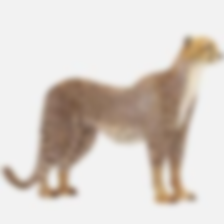
#> input picture image_classification/data_augmented/train/acinonyx-jubatus/acinonyx-jubatus_0_052c1ab_1.png, 224 x 224 px, given as the content of the folder data/, which was not available
$ python augment.py
#> lines starting #> are read from the running program, lines starting #| are printed output that depends on the picture; after the words box and inside, x2 and y2 are one past the last pixel; in counts of white or black regions, pixels touching at a corner belong together; pictures that were not available may be replaced by others from this repository, and a replacement may not be noted
"""
See https://github.com/imjeffhi4/pokemon-classifier/blob/main/data_collection/augment_data.ipynb
"""

import os
import random
from typing import Tuple
import cv2
import numpy as np
from PIL import Image, ImageOps, ImageFilter
from tqdm import tqdm


def gaussian_blur(image: Image, radius_range: Tuple[int, int] = (1, 5)) -> Image:
    """
    Adds a Gaussian Blur effect to the image using a randomly picked Standard deviation for the Gaussian kernel.

    :param image: image to modify
    :param radius_range: tuple of (lower limit, upper limit) of the Gaussian kernel Standard deviation to pick from
    :return: modified image
    """
    radius = random.randint(*radius_range)
    return image.filter(ImageFilter.GaussianBlur(radius=radius))


def rotate(image: Image, max_deg: int = 30) -> Image:
    """
    Adds a randomly picked rotation effect of up to max_deg degrees clockwise/counterclockwise.

    :param image: image to modify
    :param max_deg: maximum degree to rotate the image by
    :return: modified image
    """
    degree = random.choice(list(range(0, max_deg)) + list(range(360, 360 - max_deg)))
    return image.rotate(degree)


def mirror(image: Image) -> Image:
    """
    Mirrors the image horizontally.

    :param image: image to modify
    :return: modified image
    """
    return ImageOps.mirror(image)


def quantizing(image):
    """
    Effectively reduces the number of colors in an image by the shift_amount
    See https://github.com/imjeffhi4/pokemon-classifier/blob/main/data_collection/augment_data.ipynb
    """
    shift_amount = random.randint(4, 7)
    red = (np.asarray(image)[:, :, 0] >> shift_amount) << shift_amount
    green = (np.asarray(image)[:, :, 1] >> shift_amount) << shift_amount
    blue = (np.asarray(image)[:, :, 2] >> shift_amount) << shift_amount
    return Image.fromarray(np.stack((red, green, blue), axis=2))


def add_noise(image):
    """
    Adds Gaussian noise to the image
    See https://github.com/imjeffhi4/pokemon-classifier/blob/main/data_collection/augment_data.ipynb
    """
    rand_decimal = random.randint(20, 70) / 100  # number between 0.2 and 0.7
    # mean = 0, standard deviation = rand_decimal
    image = np.array(image)
    gaussian = np.random.normal(0, rand_decimal, image.size)
    gaussian = gaussian.reshape(
        image.shape[0], image.shape[1], image.shape[2]).astype('uint8')  # reshaping
    return Image.fromarray(cv2.add(image, gaussian))  # Adding gaussian noise to image


def crop_image(image, left=(5, 25), right=(5, 25), top=(5, 25), bottom=(5, 25)):
    """
    Crops the image and then returns back to original size
    See https://github.com/imjeffhi4/pokemon-classifier/blob/main/data_collection/augment_data.ipynb
    """
    base_size = 224
    left = random.randint(left[0], left[1])
    right = random.randint(base_size - right[1], base_size - right[0])
    top = random.randint(top[0], top[1])
    bottom = random.randint(base_size - bottom[1], base_size - bottom[0])
    return image.crop((left, top, right, bottom)).resize((base_size, base_size))


def add_random_augmention(image: Image) -> Image:
    """
    Adds a randomly selected augmentation effect to the image.

    :param image: image to augment
    :return: augmented image
    """
    random_int = random.randint(1, 6)
    if random_int == 1:
        return gaussian_blur(image)
    elif random_int == 2:
        return rotate(image)
    elif random_int == 3:
        return mirror(image)
    elif random_int == 4:
        return quantizing(image)
    elif random_int == 5:
        return add_noise(image)
    else:
        return crop_image(image)


def create_augmented_dataset(original_dir: str, augmented_dir: str, aug_number: int, test_ratio: float, seed: int):
    """
    Creates a balanced version of an image dataset and adds augmented images to enlarge the dataset.

    :param original_dir: relative path to the unaugmented dataset (folder containing subfolders where
                         each subfolder is one label)
    :param augmented_dir: relative path to the augmented dataset folder to create
    :param aug_number: number of augmented images to add to each original image for the train set
    :param test_ratio: relative size of test_set (between 0 and 1)
    :param seed: seed to use for sampling
    """
#> called with original_dir = 'data/', augmented_dir = 'data_augmented/', aug_number = 5, test_ratio = 0.1, seed = 1
    random.seed(seed)

    # balance image count per label:
    # get label with smallest number of images, then sample this number of file names from each labels image dir
    labels = os.listdir(original_dir)
    min_count = min([len(os.listdir(original_dir + label + "/")) for label in labels])
    print("Balanced size per label:", min_count)
    file_dict = {
        label: random.sample(os.listdir(original_dir + label + "/"), min_count)
        for label in labels
    }
    test_size = int(min_count * test_ratio)

    for label, file_list in file_dict.items():
        os.makedirs(augmented_dir + "train/" + label + "/", exist_ok=True)
        os.makedirs(augmented_dir + "test/" + label + "/", exist_ok=True)
        for ind, img_name in enumerate(tqdm(file_list, desc="Running augmentation for label " + label)):
            if ind < test_size:
                set_type = "test"
            else:
                set_type = "train"
            img = Image.open(original_dir + label + "/" + img_name).convert('RGB').resize((224, 224))
#> img is the input picture: PIL image 224x224 RGB; mean R, G, B 217.5, 209.3, 202.5
            # always save original image in augmented folder as well
            img.save(augmented_dir + set_type + "/" + label + "/" + img_name[:-5] + "_" + "0" + ".png")
            # generate aug_number augmented images: always at least one augmentation, 20% chance for a second one.
            # only augment for train set, test set only contains original images
            if set_type == "train":
                for aug_index in range(1, aug_number + 1):
                    img_aug = add_random_augmention(img)
                    if random.random() > 0.8:
                        img_aug = add_random_augmention(img_aug)
                    img_aug.save(augmented_dir + set_type + "/" + label + "/" + img_name[:-5] + "_" + str(
                        aug_index) + ".png")
#> this loop made 5 passes
#> pass 1, in create_augmented_dataset, `img_aug = add_random_augmention(img)`:
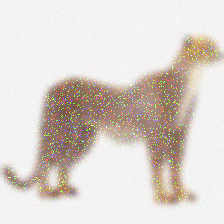
#> img_aug: PIL image 224x224 RGB; mean R, G, B 220.2, 212.5, 206.3
#> pass 2, in create_augmented_dataset, `img_aug = add_random_augmention(img)`:
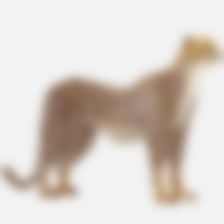
#> img_aug: PIL image 224x224 RGB; mean R, G, B 217.6, 209.3, 202.6
#> pass 3, in quantizing, `red = (np.asarray(image)[:, :, 0] >> shift_amount) << shift_amount`:
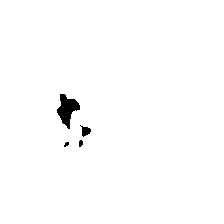
#> red: shape (224, 224); values 0 (black) and 128 (white), 99% white; 4 black regions (1 under 20 px), largest, box (x1, y1, x2, y2) and area: (57, 94, 80, 129) 414, (80, 125, 91, 137) 71, (79, 140, 83, 147) 23
#> pass 3, in quantizing, `green = (np.asarray(image)[:, :, 1] >> shift_amount) << shift_amount`:
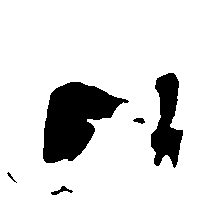
#> green: shape (224, 224); values 0 (black) and 128 (white), 88.1% white; 5 black regions, box (x1, y1, x2, y2) and area: (43, 82, 129, 163) 3994, (151, 73, 183, 168) 1835, (51, 186, 73, 195) 75, (133, 118, 145, 124) 48, (7, 172, 17, 183) 25
#> after the loop:
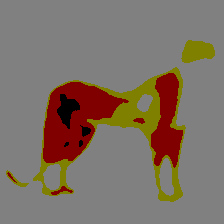
#> img_aug: PIL image 224x224 RGB; mean R, G, B 126.7, 112.8, 101.9


if __name__ == '__main__':
    create_augmented_dataset(original_dir="data/", augmented_dir="data_augmented/", aug_number=5, test_ratio=0.1, seed=1)
